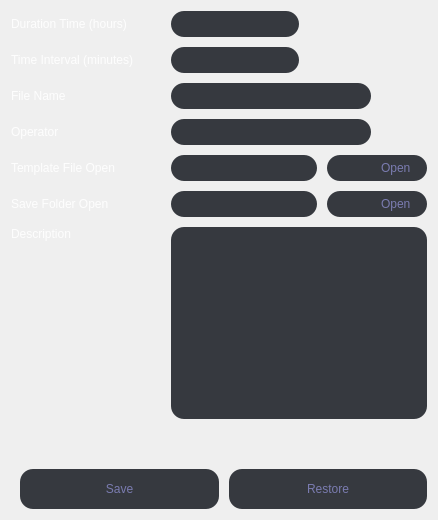
             <widget class="QWidget" name="setting">
              <property name="styleSheet">
               <string notr="true">QPushButton{
border: none;
border-radius:13px;
color: rgba(170, 170, 255, 150);
background-color: #36393F;
margin: 0px;
padding: 0px;
}
QPushButton:hover{
  background-color: #36393F;
  color:rgba(255, 255, 255, 210);
  border-radius:13px;
}
QPushButton:pressed{
  background:rgba(205, 118, 132, 200);
}
QLineEdit {
background-color: #36393F;
border:none;
border-radius: 13px;
color:rgba(255, 255, 255, 230);
padding: 5px;
margin: 0px;
}
QLabel {
color:rgba(255, 255, 255, 230);
}</string>
              </property>
              <layout class="QVBoxLayout" name="verticalLayout_13">
               <property name="spacing">
                <number>10</number>
               </property>
               <item>
                <layout class="QHBoxLayout" name="horizontalLayout_13">
                 <item>
                  <widget class="QLabel" name="label_12">
                   <property name="minimumSize">
                    <size>
                     <width>150</width>
                     <height>0</height>
                    </size>
                   </property>
                   <property name="text">
                    <string>Duration Time (hours)</string>
                   </property>
                  </widget>
                 </item>
                 <item>
                  <widget class="QLineEdit" name="lineEdit_st">
                   <property name="maximumSize">
                    <size>
                     <width>200</width>
                     <height>16777215</height>
                    </size>
                   </property>
                   <property name="alignment">
                    <set>Qt::AlignCenter</set>
                   </property>
                   <property name="clearButtonEnabled">
                    <bool>false</bool>
                   </property>
                  </widget>
                 </item>
                 <item>
                  <spacer name="horizontalSpacer">
                   <property name="orientation">
                    <enum>Qt::Horizontal</enum>
                   </property>
                   <property name="sizeHint" stdset="0">
                    <size>
                     <width>40</width>
                     <height>20</height>
                    </size>
                   </property>
                  </spacer>
                 </item>
                </layout>
               </item>
               <item>
                <layout class="QHBoxLayout" name="horizontalLayout_17">
                 <property name="topMargin">
                  <number>0</number>
                 </property>
                 <item>
                  <widget class="QLabel" name="label_16">
                   <property name="minimumSize">
                    <size>
                     <width>150</width>
                     <height>0</height>
                    </size>
                   </property>
                   <property name="text">
                    <string>Time Interval (minutes)</string>
                   </property>
                  </widget>
                 </item>
                 <item>
                  <widget class="QLineEdit" name="lineEdit_st_7">
                   <property name="maximumSize">
                    <size>
                     <width>200</width>
                     <height>16777215</height>
                    </size>
                   </property>
                   <property name="alignment">
                    <set>Qt::AlignCenter</set>
                   </property>
                  </widget>
                 </item>
                 <item>
                  <spacer name="horizontalSpacer_3">
                   <property name="orientation">
                    <enum>Qt::Horizontal</enum>
                   </property>
                   <property name="sizeHint" stdset="0">
                    <size>
                     <width>40</width>
                     <height>20</height>
                    </size>
                   </property>
                  </spacer>
                 </item>
                </layout>
               </item>
               <item>
                <layout class="QHBoxLayout" name="horizontalLayout_16">
                 <property name="topMargin">
                  <number>0</number>
                 </property>
                 <item>
                  <widget class="QLabel" name="label_15">
                   <property name="minimumSize">
                    <size>
                     <width>150</width>
                     <height>0</height>
                    </size>
                   </property>
                   <property name="text">
                    <string>File Name</string>
                   </property>
                  </widget>
                 </item>
                 <item>
                  <widget class="QLineEdit" name="lineEdit_st_2">
                   <property name="minimumSize">
                    <size>
                     <width>200</width>
                     <height>0</height>
                    </size>
                   </property>
                   <property name="maximumSize">
                    <size>
                     <width>200</width>
                     <height>16777215</height>
                    </size>
                   </property>
                   <property name="alignment">
                    <set>Qt::AlignCenter</set>
                   </property>
                  </widget>
                 </item>
                 <item>
                  <spacer name="horizontalSpacer_2">
                   <property name="orientation">
                    <enum>Qt::Horizontal</enum>
                   </property>
                   <property name="sizeHint" stdset="0">
                    <size>
                     <width>40</width>
                     <height>20</height>
                    </size>
                   </property>
                  </spacer>
                 </item>
                </layout>
               </item>
               <item>
                <layout class="QHBoxLayout" name="horizontalLayout_22">
                 <property name="topMargin">
                  <number>0</number>
                 </property>
                 <item>
                  <widget class="QLabel" name="label_20">
                   <property name="minimumSize">
                    <size>
                     <width>150</width>
                     <height>0</height>
                    </size>
                   </property>
                   <property name="text">
                    <string>Operator</string>
                   </property>
                  </widget>
                 </item>
                 <item>
                  <widget class="QLineEdit" name="lineEdit_st_3">
                   <property name="minimumSize">
                    <size>
                     <width>200</width>
                     <height>0</height>
                    </size>
                   </property>
                   <property name="maximumSize">
                    <size>
                     <width>200</width>
                     <height>16777215</height>
                    </size>
                   </property>
                   <property name="alignment">
                    <set>Qt::AlignCenter</set>
                   </property>
                  </widget>
                 </item>
                 <item>
                  <spacer name="horizontalSpacer_5">
                   <property name="orientation">
                    <enum>Qt::Horizontal</enum>
                   </property>
                   <property name="sizeHint" stdset="0">
                    <size>
                     <width>40</width>
                     <height>20</height>
                    </size>
                   </property>
                  </spacer>
                 </item>
                </layout>
               </item>
               <item>
                <layout class="QHBoxLayout" name="horizontalLayout_14">
                 <property name="topMargin">
                  <number>0</number>
                 </property>
                 <item>
                  <widget class="QLabel" name="label_13">
                   <property name="minimumSize">
                    <size>
                     <width>150</width>
                     <height>0</height>
                    </size>
                   </property>
                   <property name="text">
                    <string>Template File Open</string>
                   </property>
                  </widget>
                 </item>
                 <item>
                  <widget class="QLineEdit" name="lineEdit_st_4">
                   <property name="maximumSize">
                    <size>
                     <width>16777215</width>
                     <height>16777215</height>
                    </size>
                   </property>
                   <property name="alignment">
                    <set>Qt::AlignLeading|Qt::AlignLeft|Qt::AlignVCenter</set>
                   </property>
                  </widget>
                 </item>
                 <item>
                  <widget class="QPushButton" name="pushButton_st">
                   <property name="minimumSize">
                    <size>
                     <width>100</width>
                     <height>26</height>
                    </size>
                   </property>
                   <property name="styleSheet">
                    <string notr="true">image: url(:/img/svg/folder.svg);
padding-left: -40px;
text-align: right;</string>
                   </property>
                   <property name="text">
                    <string>Open     </string>
                   </property>
                  </widget>
                 </item>
                </layout>
               </item>
               <item>
                <layout class="QHBoxLayout" name="horizontalLayout_15">
                 <property name="topMargin">
                  <number>0</number>
                 </property>
                 <item>
                  <widget class="QLabel" name="label_14">
                   <property name="minimumSize">
                    <size>
                     <width>150</width>
                     <height>0</height>
                    </size>
                   </property>
                   <property name="text">
                    <string>Save Folder Open</string>
                   </property>
                  </widget>
                 </item>
                 <item>
                  <widget class="QLineEdit" name="lineEdit_st_5">
                   <property name="maximumSize">
                    <size>
                     <width>16777215</width>
                     <height>16777215</height>
                    </size>
                   </property>
                   <property name="alignment">
                    <set>Qt::AlignLeading|Qt::AlignLeft|Qt::AlignVCenter</set>
                   </property>
                  </widget>
                 </item>
                 <item>
                  <widget class="QPushButton" name="pushButton_st_2">
                   <property name="minimumSize">
                    <size>
                     <width>100</width>
                     <height>26</height>
                    </size>
                   </property>
                   <property name="styleSheet">
                    <string notr="true">image: url(:/img/svg/folder.svg);
padding-left: -40px;
text-align: right;</string>
                   </property>
                   <property name="text">
                    <string>Open     </string>
                   </property>
                  </widget>
                 </item>
                </layout>
               </item>
               <item>
                <layout class="QHBoxLayout" name="horizontalLayout_23">
                 <property name="topMargin">
                  <number>0</number>
                 </property>
                 <item>
                  <widget class="QLabel" name="label_21">
                   <property name="minimumSize">
                    <size>
                     <width>150</width>
                     <height>0</height>
                    </size>
                   </property>
                   <property name="text">
                    <string>Description</string>
                   </property>
                   <property name="alignment">
                    <set>Qt::AlignLeading|Qt::AlignLeft|Qt::AlignTop</set>
                   </property>
                  </widget>
                 </item>
                 <item>
                  <widget class="QTextEdit" name="lineEdit_st_6">
                   <property name="styleSheet">
                    <string notr="true">QTextEdit{
border: none;
border-radius: 13px;
background-color: #36393F;
padding: 5px;
margin: 0px;
}</string>
                   </property>
                  </widget>
                 </item>
                </layout>
               </item>
               <item>
                <spacer name="verticalSpacer_3">
                 <property name="orientation">
                  <enum>Qt::Vertical</enum>
                 </property>
                 <property name="sizeHint" stdset="0">
                  <size>
                   <width>20</width>
                   <height>40</height>
                  </size>
                 </property>
                </spacer>
               </item>
               <item>
                <layout class="QHBoxLayout" name="horizontalLayout_12">
                 <property name="leftMargin">
                  <number>9</number>
                 </property>
                 <item>
                  <widget class="QPushButton" name="pushButton_st_3">
                   <property name="minimumSize">
                    <size>
                     <width>0</width>
                     <height>40</height>
                    </size>
                   </property>
                   <property name="text">
                    <string>Save</string>
                   </property>
                  </widget>
                 </item>
                 <item>
                  <widget class="QPushButton" name="pushButton_st_4">
                   <property name="minimumSize">
                    <size>
                     <width>0</width>
                     <height>40</height>
                    </size>
                   </property>
                   <property name="text">
                    <string>Restore</string>
                   </property>
                  </widget>
                 </item>
                </layout>
               </item>
              </layout>
             </widget>
